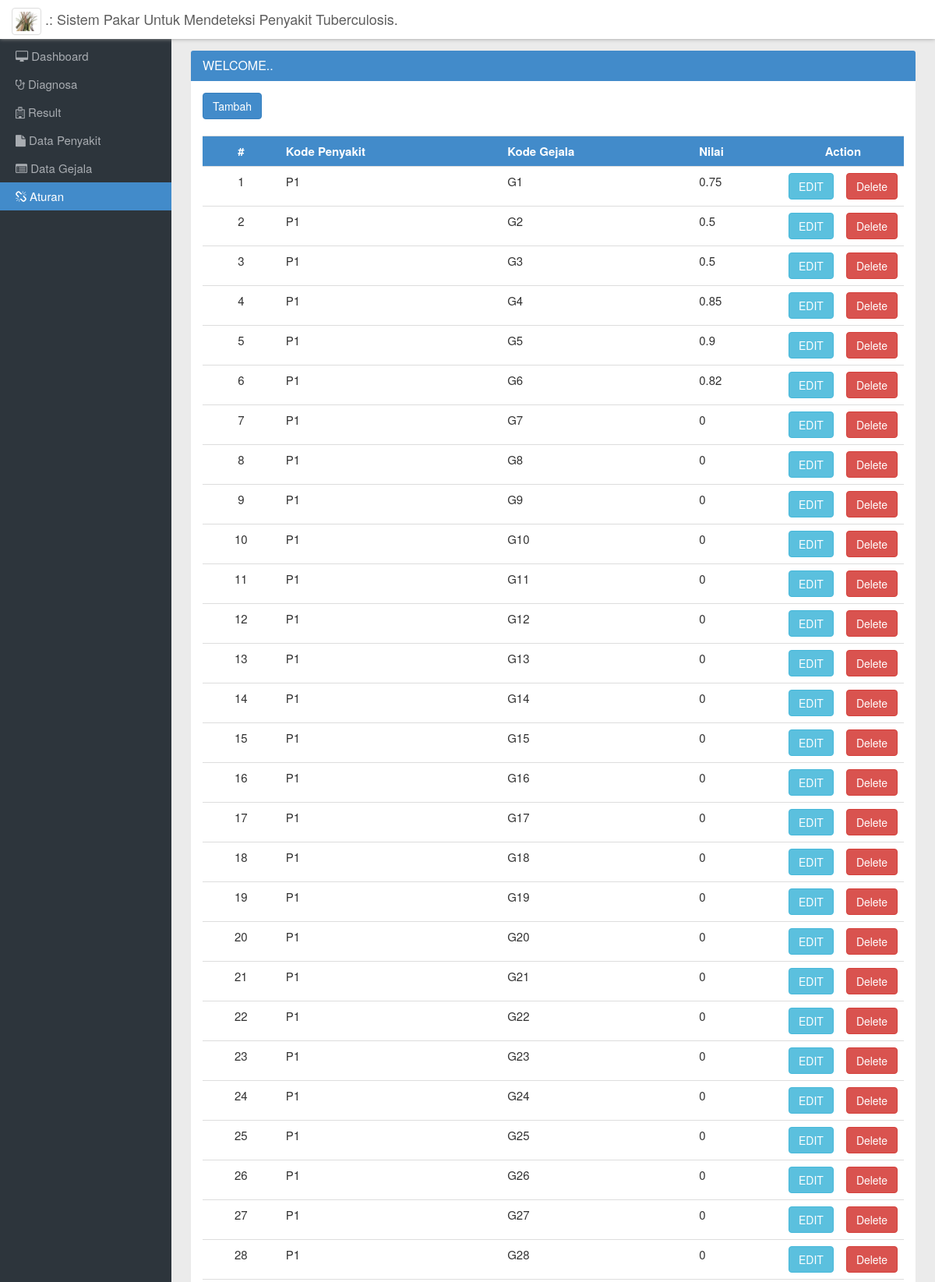
Screenshot of /?p=aturan (upper part) with the database file from the repository.
### tables this page shows
CREATE TABLE IF NOT EXISTS `aturan` (
  `kd_penyakit` varchar(10) NOT NULL,
  `kd_gejala` varchar(10) NOT NULL,
  `hipotesis_aturan` double NOT NULL,
  `kd_aturan` int(250) NOT NULL AUTO_INCREMENT,
  UNIQUE KEY `kd_aturan` (`kd_aturan`),
  KEY `kd_penyakit` (`kd_penyakit`,`kd_gejala`),
  KEY `kd_gejala` (`kd_gejala`)
);

### aturan.php (the view, shortened to what this page needs)
<button type="button" class="btn btn-primary" data-toggle="modal" data-target="#myModal">
    Tambah
</button>
<br/>
<br/>
<table width = "" class="table table-hover">
    <tr class="bg-primary">
        <td width = "" align="center"><b>#</b></td>
        <td width = ""><b>Kode Penyakit</b></td>
        <td width = ""><b>Kode Gejala</b></td>
        <td width = ""><b>Nilai</b></td>
        <td width = "10%" colspan="2" align="center"><b>Action</b></td>
    </tr>
    <?php
    $sql2 = "SELECT * FROM aturan order by kd_aturan asc";
    $query2 = mysql_query($sql2);
    $i = 0;
    while ($data = mysql_fetch_array($query2)) {
        $out_penyakit = $data['kd_penyakit'];
        $out_gejala = $data['kd_gejala'];
        $out_populasi = $data['hipotesis_aturan'];
        $i++;
        ?>
        <tr>
            <td align ="center"><?php echo "$i"; ?></td>
            <td><?php echo $out_penyakit; ?></td>
            <td><?php echo $out_gejala; ?></td>
            <td><?php echo $out_populasi; ?></td>
            <?php echo "
        <form action='?p=action/t_editaturan' method='POST'>
        <td align = center>
        <input type='hidden' name='kd_aturan' value= $data[kd_aturan] />
        <input type='submit' class='btn btn-info' name='submit' value= EDIT />
        </td>
        </form>
        <td align = center><a class='btn btn-danger' href =action/t_deleteaturan.php?kd_aturan=$data[kd_aturan]>Delete</a></td>
        "
            ?>
        </tr>
        <?php
    }
    ?>
</table>

### css/style.css (style rules this page uses)
body { padding-top:45px; background:#ebebeb; font-size:15px; }

### rows the page displays
aturan: kd_penyakit "P1", kd_gejala "G1", hipotesis_aturan "0.75"
aturan: kd_penyakit "P1", kd_gejala "G2", hipotesis_aturan "0.5"
aturan: kd_penyakit "P1", kd_gejala "G3", hipotesis_aturan "0.5"
aturan: kd_penyakit "P1", kd_gejala "G4", hipotesis_aturan "0.85"
aturan: kd_penyakit "P1", kd_gejala "G5", hipotesis_aturan "0.9"
aturan: kd_penyakit "P1", kd_gejala "G6", hipotesis_aturan "0.82"
aturan: kd_penyakit "P1", kd_gejala "G7", hipotesis_aturan "0"
aturan: kd_penyakit "P1", kd_gejala "G8", hipotesis_aturan "0"
aturan: kd_penyakit "P1", kd_gejala "G9", hipotesis_aturan "0"
aturan: kd_penyakit "P1", kd_gejala "G10", hipotesis_aturan "0"
aturan: kd_penyakit "P1", kd_gejala "G11", hipotesis_aturan "0"
aturan: kd_penyakit "P1", kd_gejala "G12", hipotesis_aturan "0"
aturan: kd_penyakit "P1", kd_gejala "G13", hipotesis_aturan "0"
aturan: kd_penyakit "P1", kd_gejala "G14", hipotesis_aturan "0"
aturan: kd_penyakit "P1", kd_gejala "G15", hipotesis_aturan "0"
aturan: kd_penyakit "P1", kd_gejala "G16", hipotesis_aturan "0"
aturan: kd_penyakit "P1", kd_gejala "G17", hipotesis_aturan "0"
aturan: kd_penyakit "P1", kd_gejala "G18", hipotesis_aturan "0"
aturan: kd_penyakit "P1", kd_gejala "G19", hipotesis_aturan "0"
aturan: kd_penyakit "P1", kd_gejala "G20", hipotesis_aturan "0"
aturan: kd_penyakit "P1", kd_gejala "G21", hipotesis_aturan "0"
aturan: kd_penyakit "P1", kd_gejala "G22", hipotesis_aturan "0"
aturan: kd_penyakit "P1", kd_gejala "G23", hipotesis_aturan "0"
aturan: kd_penyakit "P1", kd_gejala "G24", hipotesis_aturan "0"
aturan: kd_penyakit "P1", kd_gejala "G25", hipotesis_aturan "0"
aturan: kd_penyakit "P1", kd_gejala "G26", hipotesis_aturan "0"
aturan: kd_penyakit "P1", kd_gejala "G27", hipotesis_aturan "0"
aturan: kd_penyakit "P1", kd_gejala "G28", hipotesis_aturan "0"
